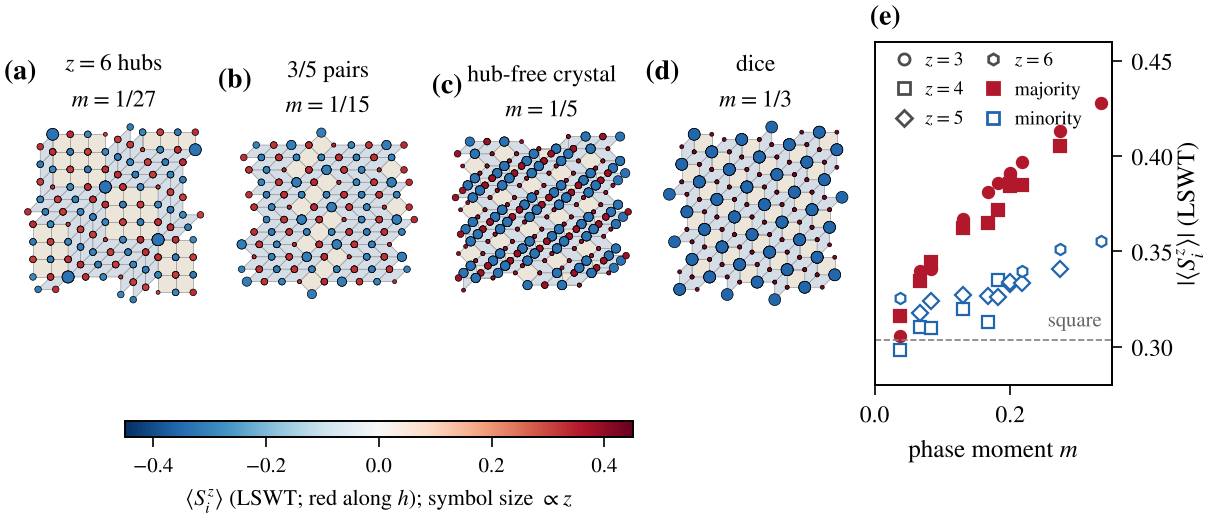

Python code for this plot:
import numpy as np, json
from style import *
from matplotlib.patches import Polygon
from matplotlib.colors import TwoSlopeNorm
from phases import graph, EV
from lswt_local import local
show=[('hub',8,'(a)','$z=6$ hubs\n$m=1/27$'),('B15',6,'(b)','3/5 pairs\n$m=1/15$'),
      ('E10',12,'(c)','hub-free crystal\n$m=1/5$'),('dice',4,'(d)','dice\n$m=1/3$')]
P=json.load(open('perphase.json'))
fig=plt.figure(figsize=(DCOL,2.6)); gs=fig.add_gridspec(1,5,width_ratios=[1,1,1,1,1.25],wspace=0.12,bottom=0.2,top=0.86)
norm=TwoSlopeNorm(vmin=-0.45,vcenter=0,vmax=0.45); cmap=plt.cm.RdBu_r
for k,(key,L,lab,title) in enumerate(show):
    ax=fig.add_subplot(gs[k]); g=graph(key,L); r=local(g['N'],g['B'])
    cen=np.array([ (R@EV).mean(0) for R in g['tiles']]); c0=np.median(cen,0)
    W=4.2; sel=[t for t in range(len(cen)) if abs(cen[t,0]-c0[0])<W and abs(cen[t,1]-c0[1])<W]
    for t in sel:
        R=g['tiles'][t]; a,b=g['kinds'][t]
        ax.add_patch(Polygon(R@EV,fc='#ece6da' if abs(a-b)==2 else '#d5dde6',ec='0.6',lw=0.25))
    pts={}
    for R,q in ((g['tiles'][t],g['ids'][t]) for t in sel):
        for c,v in zip(R@EV,q): pts.setdefault(v,[]).append(c)
    xs=[];ys=[];cs=[];ss=[]
    for v,cl in pts.items():
        for c in cl: xs.append(c[0]); ys.append(c[1]); cs.append(r['Sz'][v]); ss.append(0.9*(r['z'][v]-1.5)**2)
    ax.scatter(xs,ys,c=cs,s=ss,cmap=cmap,norm=norm,ec='k',lw=0.25,zorder=3)
    ax.set_aspect('equal'); ax.axis('off'); ax.autoscale_view(); ax.set_title(title,fontsize=8.5,pad=2)
    ax.text(-0.08,1.17,lab,transform=ax.transAxes,fontsize=10,fontweight='bold',va='bottom')
# (e) mean |Sz| by class vs phase moment
ax=fig.add_subplot(gs[4]); order=['hub','B15','P24','Q23','AD24','AC22','E10','z5crystal','AE23','G11','dice']
mk={3:'o',4:'s',5:'D',6:'h'}
for cls,col in (('maj','#b2182b'),('min','#2166ac')):
    for zz in (3,4,5,6):
        xs=[];ys=[]
        for key in order:
            c=P[key]['cls'].get(f'{cls}{zz}')
            if c and c[1]>0.02: xs.append(P[key]['m']); ys.append(abs(c[0]))
        if xs: ax.plot(xs,ys,mk[zz],color=col,ms=4,mfc=col if cls=='maj' else 'w',mew=0.8)
ax.axhline(0.5-0.1966,color='0.5',lw=0.6,ls='--'); ax.text(0.335,0.308,'square',fontsize=7.5,ha='right',va='bottom',color='0.4')
for zz in (3,4,5,6): ax.plot([],[],mk[zz],color='0.3',ms=4,mfc='w',label=f'$z={zz}$')
ax.plot([],[],'s',color='#b2182b',ms=4,label='majority'); ax.plot([],[],'s',color='#2166ac',ms=4,mfc='w',label='minority')
ax.legend(frameon=False,fontsize=7,loc='upper left',ncol=2,handletextpad=0.1,columnspacing=0.5,borderaxespad=0.1)
ax.set_xlabel(r'phase moment $m$'); ax.set_ylabel(r'$|\langle S_i^z\rangle|$ (LSWT)',labelpad=1); ax.set_xlim(0,0.35); ax.set_ylim(0.28,0.46)
ax.yaxis.set_label_position('right'); ax.yaxis.tick_right()
ax.text(-0.02,1.03,'(e)',transform=ax.transAxes,fontsize=10,fontweight='bold',va='bottom')
cax=fig.add_axes([0.2,0.10,0.36,0.03]); cb=plt.colorbar(plt.cm.ScalarMappable(norm=norm,cmap=cmap),cax=cax,orientation='horizontal')
cb.set_label(r'$\langle S_i^z\rangle$ (LSWT; red along $h$); symbol size $\propto z$',fontsize=8); cb.ax.tick_params(labelsize=7.5)
plt.savefig('fig_moments.pdf'); plt.savefig('fig_moments.png',dpi=200)
